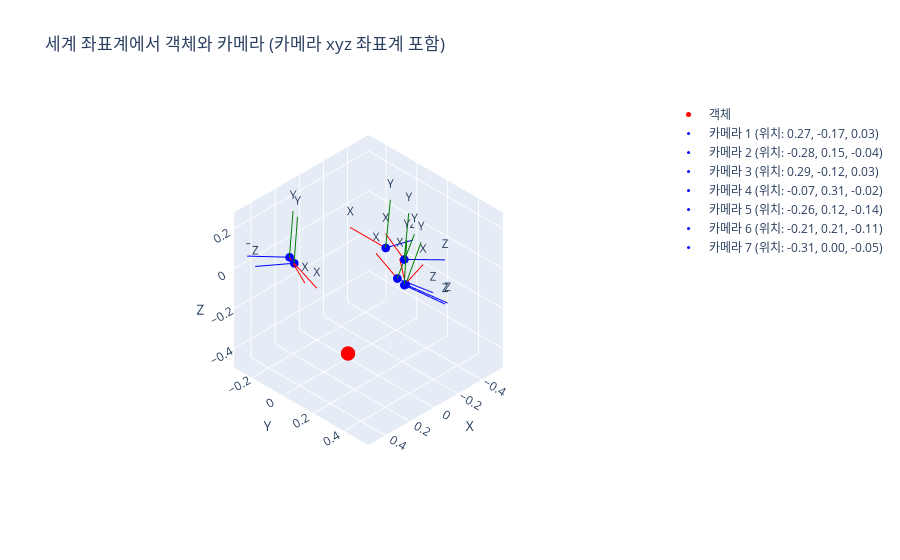

Notebook cell for this chart:
### Code cell
cameras = []
for mat in matrix_world:
    cameras.append(mat)
plot_cameras_and_object(object_pos, cameras, axis_lim=2)

### Figure 1 — Plotly figure (JSON) as saved in the notebook; plotly's stock layout.template omitted (floating-point values rounded to 4 significant figures)
{"data": [{"marker": {"color": "red", "size": 5}, "mode": "markers", "name": "객체", "type": "scatter3d", "x": [0.0001265], "y": [0.0003677], "z": [-0.4727]}, {"marker": {"color": "blue", "size": 3}, "mode": "markers", "name": "카메라 1 (위치: 0.27, -0.17, 0.03)", "type": "scatter3d", "x": [0.2696], "y": [-0.1675], "z": [0.02725]}, {"line": {"color": "red", "width": 2}, "mode": "lines", "showlegend": false, "type": "scatter3d", "x": [0.2696, 0.3912], "y": [-0.1675, 0.02824], "z": [0.02725, 0.02725]}, {"line": {"color": "green", "width": 2}, "mode": "lines", "showlegend": false, "type": "scatter3d", "x": [0.2696, 0.2529], "y": [-0.1675, -0.1571], "z": [0.02725, 0.2568]}, {"line": {"color": "blue", "width": 2}, "mode": "lines", "showlegend": false, "type": "scatter3d", "x": [0.2696, 0.4647], "y": [-0.1675, -0.2887], "z": [0.02725, 0.04695]}, {"mode": "text", "showlegend": false, "text": ["X", "Y", "Z"], "textposition": "top center", "type": "scatter3d", "x": [0.3912, 0.2529, 0.4647], "y": [0.02824, -0.1571, -0.2887], "z": [0.02725, 0.2568, 0.04695]}, {"marker": {"color": "blue", "size": 3}, "mode": "markers", "name": "카메라 2 (위치: -0.28, 0.15, -0.04)", "type": "scatter3d", "x": [-0.2803], "y": [0.1472], "z": [-0.03534]}, {"line": {"color": "red", "width": 2}, "mode": "lines", "showlegend": false, "type": "scatter3d", "x": [-0.2803, -0.3875], "y": [0.1472, -0.05677], "z": [-0.03534, -0.03534]}, {"line": {"color": "green", "width": 2}, "mode": "lines", "showlegend": false, "type": "scatter3d", "x": [-0.2803, -0.3029], "y": [0.1472, 0.1591], "z": [-0.03534, 0.1937]}, {"line": {"color": "blue", "width": 2}, "mode": "lines", "showlegend": false, "type": "scatter3d", "x": [-0.2803, -0.4831], "y": [0.1472, 0.2537], "z": [-0.03534, -0.0609]}, {"mode": "text", "showlegend": false, "text": ["X", "Y", "Z"], "textposition": "top center", "type": "scatter3d", "x": [-0.3875, -0.3029, -0.4831], "y": [-0.05677, 0.1591, 0.2537], "z": [-0.03534, 0.1937, -0.0609]}, {"marker": {"color": "blue", "size": 3}, "mode": "markers", "name": "카메라 3 (위치: 0.29, -0.12, 0.03)", "type": "scatter3d", "x": [0.2948], "y": [-0.1176], "z": [0.02801]}, {"line": {"color": "red", "width": 2}, "mode": "lines", "showlegend": false, "type": "scatter3d", "x": [0.2948, 0.3802], "y": [-0.1176, 0.0964], "z": [0.02801, 0.02801]}, {"line": {"color": "green", "width": 2}, "mode": "lines", "showlegend": false, "type": "scatter3d", "x": [0.2948, 0.2759], "y": [-0.1176, -0.1101], "z": [0.02801, 0.2576]}, {"line": {"color": "blue", "width": 2}, "mode": "lines", "showlegend": false, "type": "scatter3d", "x": [0.2948, 0.508], "y": [-0.1176, -0.2027], "z": [0.02801, 0.04827]}, {"mode": "text", "showlegend": false, "text": ["X", "Y", "Z"], "textposition": "top center", "type": "scatter3d", "x": [0.3802, 0.2759, 0.508], "y": [0.0964, -0.1101, -0.2027], "z": [0.02801, 0.2576, 0.04827]}, {"marker": {"color": "blue", "size": 3}, "mode": "markers", "name": "카메라 4 (위치: -0.07, 0.31, -0.02)", "type": "scatter3d", "x": [-0.07396], "y": [0.3093], "z": [-0.01972]}, {"line": {"color": "red", "width": 2}, "mode": "lines", "showlegend": false, "type": "scatter3d", "x": [-0.07396, -0.2981], "y": [0.3093, 0.2557], "z": [-0.01972, -0.01972]}, {"line": {"color": "green", "width": 2}, "mode": "lines", "showlegend": false, "type": "scatter3d", "x": [-0.07396, -0.07728], "y": [0.3093, 0.3231], "z": [-0.01972, 0.2103]}, {"line": {"color": "blue", "width": 2}, "mode": "lines", "showlegend": false, "type": "scatter3d", "x": [-0.07396, -0.1275], "y": [0.3093, 0.5329], "z": [-0.01972, -0.03397]}, {"mode": "text", "showlegend": false, "text": ["X", "Y", "Z"], "textposition": "top center", "type": "scatter3d", "x": [-0.2981, -0.07728, -0.1275], "y": [0.2557, 0.3231, 0.5329], "z": [-0.01972, 0.2103, -0.03397]}, {"marker": {"color": "blue", "size": 3}, "mode": "markers", "name": "카메라 5 (위치: -0.26, 0.12, -0.14)", "type": "scatter3d", "x": [-0.2626], "y": [0.1158], "z": [-0.1383]}, {"line": {"color": "red", "width": 2}, "mode": "lines", "showlegend": false, "type": "scatter3d", "x": [-0.2626, -0.3556], "y": [0.1158, -0.09509], "z": [-0.1383, -0.1383]}, {"line": {"color": "green", "width": 2}, "mode": "lines", "showlegend": false, "type": "scatter3d", "x": [-0.2626, -0.3542], "y": [0.1158, 0.1561], "z": [-0.1383, 0.06924]}, {"line": {"color": "blue", "width": 2}, "mode": "lines", "showlegend": false, "type": "scatter3d", "x": [-0.2626, -0.4525], "y": [0.1158, 0.1995], "z": [-0.1383, -0.2384]}, {"mode": "text", "showlegend": false, "text": ["X", "Y", "Z"], "textposition": "top center", "type": "scatter3d", "x": [-0.3556, -0.3542, -0.4525], "y": [-0.09509, 0.1561, 0.1995], "z": [-0.1383, 0.06924, -0.2384]}, {"marker": {"color": "blue", "size": 3}, "mode": "markers", "name": "카메라 6 (위치: -0.21, 0.21, -0.11)", "type": "scatter3d", "x": [-0.2139], "y": [0.2089], "z": [-0.1101]}, {"line": {"color": "red", "width": 2}, "mode": "lines", "showlegend": false, "type": "scatter3d", "x": [-0.2139, -0.3749], "y": [0.2089, 0.04405], "z": [-0.1101, -0.1101]}, {"line": {"color": "green", "width": 2}, "mode": "lines", "showlegend": false, "type": "scatter3d", "x": [-0.2139, -0.2708], "y": [0.2089, 0.2646], "z": [-0.1101, 0.1061]}, {"line": {"color": "blue", "width": 2}, "mode": "lines", "showlegend": false, "type": "scatter3d", "x": [-0.2139, -0.3685], "y": [0.2089, 0.36], "z": [-0.1101, -0.1898]}, {"mode": "text", "showlegend": false, "text": ["X", "Y", "Z"], "textposition": "top center", "type": "scatter3d", "x": [-0.3749, -0.2708, -0.3685], "y": [0.04405, 0.2646, 0.36], "z": [-0.1101, 0.1061, -0.1898]}, {"marker": {"color": "blue", "size": 3}, "mode": "markers", "name": "카메라 7 (위치: -0.31, 0.00, -0.05)", "type": "scatter3d", "x": [-0.3139], "y": [0.0002892], "z": [-0.05466]}, {"line": {"color": "red", "width": 2}, "mode": "lines", "showlegend": false, "type": "scatter3d", "x": [-0.3139, -0.3141], "y": [0.0002892, -0.2301], "z": [-0.05466, -0.05466]}, {"line": {"color": "green", "width": 2}, "mode": "lines", "showlegend": false, "type": "scatter3d", "x": [-0.3139, -0.3534], "y": [0.0002892, 0.0003256], "z": [-0.05466, 0.1724]}, {"line": {"color": "blue", "width": 2}, "mode": "lines", "showlegend": false, "type": "scatter3d", "x": [-0.3139, -0.5409], "y": [0.0002892, 0.0004983], "z": [-0.05466, -0.0942]}, {"mode": "text", "showlegend": false, "text": ["X", "Y", "Z"], "textposition": "top center", "type": "scatter3d", "x": [-0.3141, -0.3534, -0.5409], "y": [-0.2301, 0.0003256, 0.0004983], "z": [-0.05466, 0.1724, -0.0942]}], "layout": {"scene": {"aspectmode": "cube", "camera": {"projection": {"type": "orthographic"}}, "xaxis": {"title": {"text": "X"}}, "yaxis": {"title": {"text": "Y"}}, "zaxis": {"title": {"text": "Z"}}}, "title": {"text": "세계 좌표계에서 객체와 카메라 (카메라 xyz 좌표계 포함)"}}}
